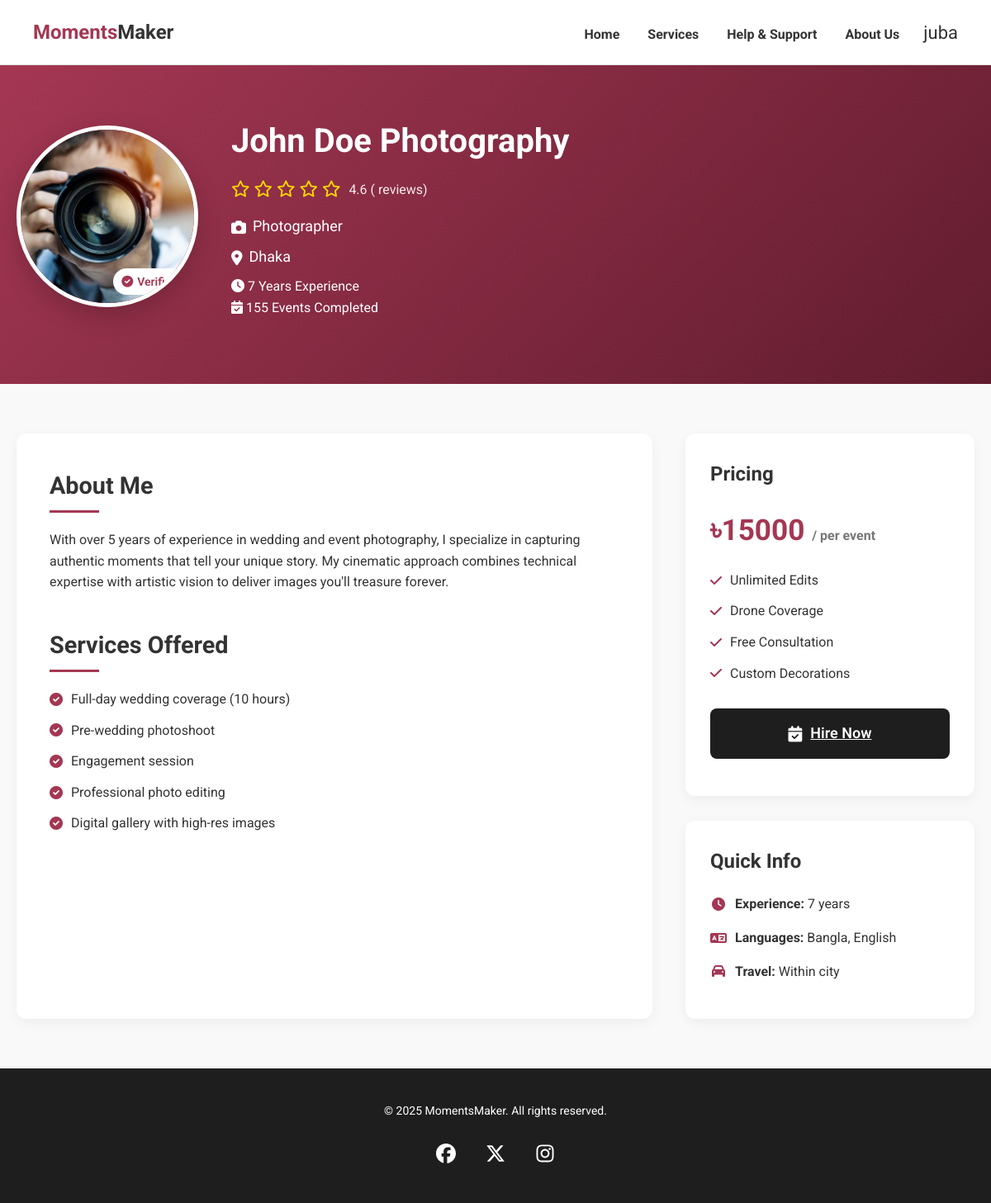
The page /services/provider/8/ (signed in) on the database its author committed.
### services/models.py (models this page shows, shortened)
class ServiceProvider(models.Model):
    SERVICE_TYPES = (
        ('photographer', 'Photographer'),
        ('decorator', 'Decorator'),
        ('caterer', 'Caterer'),
    )
    LOCATIONS = (
        ('dhaka', 'Dhaka'),
        ('chattogram', 'Chattogram'),
        ('khulna', 'Khulna'),
        ('rajshahi', 'Rajshahi'),
        ('barishal', 'Barishal'),
        ('sylhet', 'Sylhet'),
        ('mymensingh', 'Mymensingh'),
        ('rangpur', 'Rangpur'),
    )
    EVENT_TYPES = (
        ('wedding', 'Wedding'),
        ('birthday', 'Birthday'),
        ('corporate', 'Corporate Event'),
        ('anniversary', 'Anniversary'),
        ('party', 'Party'),
    )
    user = models.ForeignKey(User, on_delete=models.CASCADE)
    name = models.CharField(max_length=200)
    image = models.ImageField(upload_to='service_providers/')
    short_desc = models.TextField()
    service_type = models.CharField(max_length=20, choices=SERVICE_TYPES)
    location = models.CharField(max_length=20, choices=LOCATIONS)
    event_types = models.CharField(max_length=20, choices=EVENT_TYPES, default='wedding')
    available_dates = models.JSONField(default=list)
    experience = models.PositiveIntegerField()
    events_completed = models.PositiveIntegerField(default=0)  # NEW
    rating = models.DecimalField(max_digits=3, decimal_places=1)
    price = models.IntegerField()
    price_unit = models.CharField(max_length=50, default='per event')  # NEW
    is_verified = models.BooleanField(default=False)  # NEW
    languages = models.CharField(max_length=200, default='Bangla, English')  # NEW
    travel_info = models.CharField(max_length=200, default='Within city')  # NEW
    services_offered = models.ManyToManyField(Service, blank=True, related_name='providers')  # NEW
    package_features = models.ManyToManyField(PackageFeature, blank=True, related_name='providers')  # NEW
    created_at = models.DateTimeField(auto_now_add=True)

class Service(models.Model):
    name = models.CharField(max_length=100)

class PackageFeature(models.Model):
    name = models.CharField(max_length=100)

### services/views.py (the view)
# urls.py: path('services/provider/<int:pk>/', s_views.provider_detail, name='provider_detail'),
@login_required
def provider_detail(request, pk):
    provider = get_object_or_404(ServiceProvider, pk=pk)
    return render(request, 'services/provider-details.html', {'provider': provider})

### template/services/provider-details.html (shortened to what this page needs)
<!DOCTYPE html>
{% load static %}
<html lang="en">
<head>
  <link rel="stylesheet" href="{% static 'css/styles.css' %}"/>
  <link rel="stylesheet" href="{% static 'css/details.css' %}">
  <link rel="stylesheet" href="https://cdnjs.cloudflare.com/ajax/libs/font-awesome/6.0.0/css/all.min.css">
</head>
<body>
  <header>
    <div class="logo"><span>Moments</span>Maker</div>
    <nav>
      <a href="{% url 'home' %}">Home</a>
      <a href="{% url 'services' %}">Services</a>
      <a href="{% url 'help' %}">Help & Support</a>
      <a href="{% url 'about' %}">About Us</a>
      <div class="profile-dropdown">
        {% if user.is_authenticated %}
          <span class="icon" id="profileIcon">{{ user.last_name }}</span>
        {% else %}
          <span class="icon" id="profileIcon">👤</span>
          <div class="dropdown-menu" id="dropdownMenu">
            <a href="{% url 'login' %}">Login</a>
          </div>
        {% endif %}
      </div>
    </nav>
  </header>
  <main>
    <section class="provider-hero">
      <div class="container">
        <div class="provider-header">
          <div class="provider-image">
            <img src="{{ provider.image.url }}" alt="{{ provider.name }}">
            {% if provider.is_verified %}
            <div class="verified-badge">
              <i class="fas fa-check-circle"></i>
              <span>Verified</span>
            </div>
            {% endif %}
          </div>
          <div class="provider-meta">
            <h1>{{ provider.name }}</h1>
            <div class="rating">
              <div class="stars">
                {% for i in "12345" %}
                  {% if forloop.counter <= provider.rating|floatformat:0 %}
                    <i class="fas fa-star"></i>
                  {% elif forloop.counter == provider.rating|floatformat:0|add:"1" and provider.rating|floatformat:1|stringformat:"s"|slice:"-1" == "5" %}
                    <i class="fas fa-star-half-alt"></i>
                  {% else %}
                    <i class="far fa-star"></i>
                  {% endif %}
                {% endfor %}
              </div>
              <span class="rating-text">{{ provider.rating }} ({{ provider.review_count }} reviews)</span>
            </div>
            <div class="specialization">
              <i class="fas fa-camera"></i>
              <span>{{ provider.get_service_type_display }}</span>
            </div>
            <div class="location">
              <i class="fas fa-map-marker-alt"></i>
              <span>{{ provider.get_location_display }}</span>
            </div>
            <div class="meta-grid">
              <div class="meta-item">
                <i class="fas fa-clock"></i>
                <span>{{ provider.experience }} Years Experience</span>
              </div>
              <div class="meta-item">
                <i class="fas fa-calendar-check"></i>
                <span>{{ provider.events_completed }} Events Completed</span>
              </div>
            </div>
          </div>
        </div>
      </div>
    </section>
    <section class="provider-details">
      <div class="container">
        <div class="details-grid">
          <div class="main-content">
            <div class="about-section">
              <h2>About Me</h2>
              <p>{{ provider.short_desc }}</p>
            </div>
            <div class="services-section">
              <h2>Services Offered</h2>
              <ul class="services-list">
                {% for service in provider.services_offered.all %}
                  <li><i class="fas fa-check-circle"></i><span>{{ service.name }}</span></li>
                {% empty %}
                  <li>No services listed yet.</li>
                {% endfor %}
              </ul>
            </div>
          </div>
          <div class="sidebar">
            <div class="pricing-card">
              <h3>Pricing</h3>
              <div class="price">৳{{ provider.price }} <span>/ {{ provider.price_unit }}</span></div>
              <ul class="package-features">
                {% for feature in provider.package_features.all %}
                  <li><i class="fas fa-check"></i>{{ feature.name }}</li>
                {% empty %}
                  <li>No package details available.</li>
                {% endfor %}
              </ul>
              <a href="{% url 'add_to_cart' provider.id %}" class="btn dark hire-btn">
                <i class="fas fa-calendar-check"></i> Hire Now
              </a>
            </div>
            <div class="quick-info">
              <h3>Quick Info</h3>
              <div class="info-item">
                <i class="fas fa-clock"></i><span><strong>Experience:</strong> {{ provider.experience }} years</span>
              </div>
              <div class="info-item">
                <i class="fas fa-language"></i><span><strong>Languages:</strong> {{ provider.languages }}</span>
              </div>
              <div class="info-item">
                <i class="fas fa-car"></i><span><strong>Travel:</strong> {{ provider.travel_info }}</span>
              </div>
            </div>
          </div>
        </div>
      </div>
    </section>
   <footer class="footer">
      <p>&copy; 2025 MomentsMaker. All rights reserved.</p>
      <div class="social-icons">
        <a href="https://www.facebook.com/abdullah.al.jubayer.335106"><img src="{% static 'images/facebook.svg' %}" alt="Facebook" /></a>
        <a href="https://x.com/AbdullahAl77285"><img src="{% static 'images/twitter.svg' %}" alt="Twitter" /></a>
        <a href="https://www.instagram.com/_jubayer0_0/"><img src="{% static 'images/instagram.svg' %}" alt="Instagram" /></a>
      </div>
    </footer>
    </main>
</body>
</html>

### static/css/styles.css (style rules this page uses)
* { box-sizing: border-box; margin: 0; padding: 0; }
body { font-family: 'Roboto', sans-serif; background-color: #fff; color: #333; }
header { display: flex; justify-content: space-between; align-items: center; padding: 20px 40px; border-bottom: 1px solid #ddd; background-color: white; z-index: 1000; }
.logo { font-size: 24px; font-weight: bold; }
.logo span { color: #a43753; }
.profile-dropdown { position: relative; display: inline-block; }
.profile-dropdown .icon { cursor: pointer; font-size: 22px; margin-left: 10px; }
nav a { position: relative; margin: 0 15px; text-decoration: none; color: #333; font-weight: bold; }
nav a:after { content: ''; position: absolute; bottom: 0; left: 0; width: 0; height: 2px; background-color: #a43753; transition: width 0.3s ease; }
nav .icon { font-size: 20px; margin-left: 5px; }
body { font-family: 'Roboto', sans-serif; background-color: #fff; color: #333; line-height: 1.6; }
html, body { height: 100%; margin: 0; padding: 0; display: flex; flex-direction: column; }
main { flex: 1; }
.btn { padding: 16px 32px; border-radius: 8px; font-weight: 600; font-size: 18px; cursor: pointer; transition: all 0.3s ease; }
.btn i { font-size: 1.2rem; }
.btn.dark { background-color: #1e1e1e; color: white; border: none; }
.footer .social-icons img { width: 24px; height: 24px; filter: brightness(0) invert(1); }
.footer { background-color: #1e1e1e; color: white; padding: 40px 20px; text-align: center; margin-top: auto; }
.footer p { margin-bottom: 20px; font-size: 14px; }
.social-icons { display: flex; justify-content: center; gap: 20px; }
.social-icons a { color: white; font-size: 20px; width: 40px; height: 40px; border-radius: 50%; display: flex; align-items: center; justify-content: center; transition: all 0.3s ease; }

### rows shown on the page
ServiceProvider: image (picture), name "John Doe Photography", rating "4.6", service_type "Photographer", location "Dhaka", experience "7", events_completed "155", short_desc "With over 5 years of experience in wedding and event photography, I specialize in capturing authentic moments that tell your unique story. My cinematic approach combines technical expertise with artistic vision to deliver images you'll treasure forever.", price "15000", price_unit "per event", languages "Bangla, English", travel_info "Within city"
Service: name "Full-day wedding coverage (10 hours)"
Service: name "Pre-wedding photoshoot"
Service: name "Engagement session"
Service: name "Professional photo editing"
Service: name "Digital gallery with high-res images"
PackageFeature: name "Unlimited Edits"
PackageFeature: name "Drone Coverage"
PackageFeature: name "Free Consultation"
PackageFeature: name "Custom Decorations"

### other values the page prints
{{ user.last_name }} "juba"
